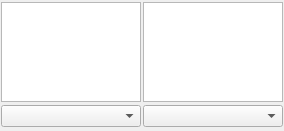
<?xml version="1.0" encoding="UTF-8"?>
<ui version="4.0">
 <class>TrayWidget</class>
 <widget class="QWidget" name="TrayWidget">
  <property name="geometry">
   <rect>
    <x>0</x>
    <y>0</y>
    <width>284</width>
    <height>131</height>
   </rect>
  </property>
  <property name="sizePolicy">
   <sizepolicy hsizetype="Fixed" vsizetype="Fixed">
    <horstretch>0</horstretch>
    <verstretch>0</verstretch>
   </sizepolicy>
  </property>
  <property name="maximumSize">
   <size>
    <width>517</width>
    <height>16777215</height>
   </size>
  </property>
  <property name="windowTitle">
   <string>Apertium-GP</string>
  </property>
  <property name="windowIcon">
   <iconset resource="application.qrc">
    <normaloff>:/images/Apertium_box_white_small.png</normaloff>:/images/Apertium_box_white_small.png</iconset>
  </property>
  <layout class="QGridLayout" name="gridLayout">
   <property name="leftMargin">
    <number>1</number>
   </property>
   <property name="topMargin">
    <number>1</number>
   </property>
   <property name="rightMargin">
    <number>1</number>
   </property>
   <property name="bottomMargin">
    <number>1</number>
   </property>
   <property name="spacing">
    <number>2</number>
   </property>
   <item row="0" column="0">
    <widget class="TrayInputTextEdit" name="textEdit">
     <property name="sizePolicy">
      <sizepolicy hsizetype="Fixed" vsizetype="Fixed">
       <horstretch>0</horstretch>
       <verstretch>0</verstretch>
      </sizepolicy>
     </property>
     <property name="maximumSize">
      <size>
       <width>140</width>
       <height>100</height>
      </size>
     </property>
     <property name="font">
      <font>
       <pointsize>9</pointsize>
      </font>
     </property>
    </widget>
   </item>
   <item row="0" column="1">
    <widget class="QTextEdit" name="textEdit_2">
     <property name="sizePolicy">
      <sizepolicy hsizetype="MinimumExpanding" vsizetype="Preferred">
       <horstretch>0</horstretch>
       <verstretch>0</verstretch>
      </sizepolicy>
     </property>
     <property name="maximumSize">
      <size>
       <width>140</width>
       <height>100</height>
      </size>
     </property>
     <property name="font">
      <font>
       <pointsize>9</pointsize>
      </font>
     </property>
     <property name="readOnly">
      <bool>true</bool>
     </property>
    </widget>
   </item>
   <item row="1" column="0">
    <widget class="QComboBox" name="comboBox">
     <property name="sizePolicy">
      <sizepolicy hsizetype="Fixed" vsizetype="Fixed">
       <horstretch>0</horstretch>
       <verstretch>0</verstretch>
      </sizepolicy>
     </property>
     <property name="maximumSize">
      <size>
       <width>140</width>
       <height>16777215</height>
      </size>
     </property>
    </widget>
   </item>
   <item row="1" column="1">
    <widget class="QComboBox" name="comboBox_2">
     <property name="maximumSize">
      <size>
       <width>140</width>
       <height>16777215</height>
      </size>
     </property>
    </widget>
   </item>
  </layout>
 </widget>
 <customwidgets>
  <customwidget>
   <class>TrayInputTextEdit</class>
   <extends>QTextEdit</extends>
   <header location="global">trayinputtextedit.h</header>
  </customwidget>
 </customwidgets>
 <resources>
  <include location="application.qrc"/>
 </resources>
 <connections/>
</ui>
